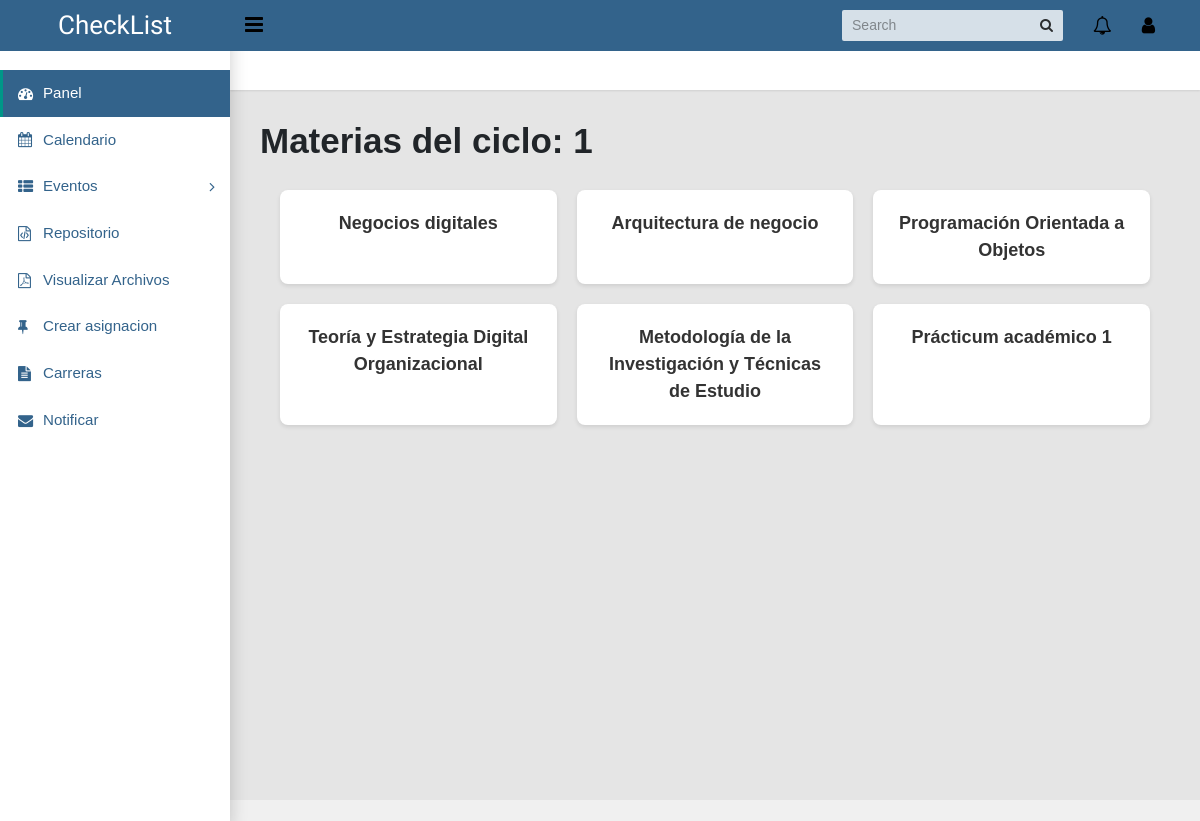
Page /visualizar/materia/1 (signed in) on the committed database.
### calendarapp/models/archivos.py (models this page shows, shortened)
class Ciclo(models.Model):
    numCiclo = models.IntegerField()

class Materia(models.Model):
    nombre = models.CharField(max_length=100)
    numCreditos = models.IntegerField()
    numHoras = models.IntegerField()
    carrera = models.ForeignKey(Carrera, on_delete=models.CASCADE, related_name="materia_carrera")
    ciclo = models.ForeignKey(Ciclo, on_delete=models.CASCADE, related_name="materia_ciclo")

### calendarapp/views/archivo.py (the view)
# urls.py: path('visualizar/materia/<int:id>', archivo.obtener_Materia, name='v_materias'),
@login_required
def obtener_Materia(request, id):
    try:
        ciclo = Ciclo.objects.get(pk=id)
        materias = Materia.objects.filter(ciclo=ciclo)
    except Ciclo.DoesNotExist:
        materias = []
    return render(request, 'v_materias.html', {'ciclo': ciclo, 'materias': materias})

### templates/v_materias.html
{% extends "base.html" %}
{% block content %}
<div>
    <h1>Materias del ciclo: {{ ciclo.numCiclo }}</h1>
    {% if materias %}
        <div class="container">
            {% for materia in materias %}
                <div class="carrera">
                    <a href="{% url 'calendarapp:v_archivoM' materia.id %}">{{ materia.nombre }}</a>
                </div>
            {% endfor %}
        </div>
    {% else %}
        <p>No hay materias asociadas a este ciclo.</p>
    {% endif %}
</div>
{% endblock %}

### static/css/carreras.css (style rules this page uses)
body { font-family: Arial, sans-serif; background-color: #f0f0f0; margin: 0; padding: 0; }
.container { display: grid; grid-template-columns: repeat(3, 1fr); gap: 20px; max-width: 1200px; margin: 0 auto; padding: 20px; }
.carrera { background-color: #fff; border-radius: 8px; box-shadow: 0 2px 4px rgba(0, 0, 0, 0.1); padding: 20px; text-align: center; }
.carrera a { text-decoration: none; color: #333; font-size: 18px; font-weight: bold; }

### rows in the picture
Ciclo: numCiclo "1"
Materia: nombre "Negocios digitales"
Materia: nombre "Arquitectura de negocio"
Materia: nombre "Programación Orientada a Objetos"
Materia: nombre "Teoría y Estrategia Digital Organizacional"
Materia: nombre "Metodología de la Investigación y Técnicas de Estudio"
Materia: nombre "Prácticum académico 1"
